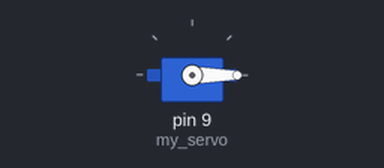
This sketch was run on a simulated Arduino Uno, built with avr-gcc and run on an emulated ATmega328P. Shown: servo.

Above: at 0.05 s.
At 3.3 s:
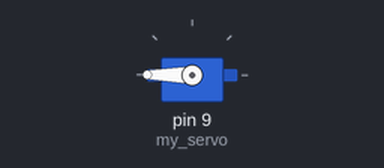
Timing chart, 0 to 7.6 s (numbered marks = the images above):
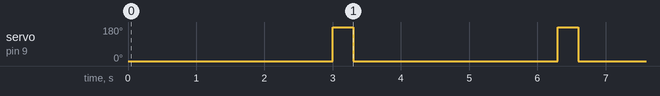

Measured:
- by itself, servo on pin 9 (my_servo): alternates 180° for 0.30 s and 0° for 3.0 s

The sketch:

rc_motors_sevo.ino
```cpp
#include "AFMotor.h"
#include "Servo.h"

Servo  my_servo;

void setup() {

    my_servo.attach(9); // SER0
                        // .attach(10) SER1
    }

void loop() {
    my_servo.write(0);
    delay(3000);

   my_servo.write(180);
   delay(300);
}
```
